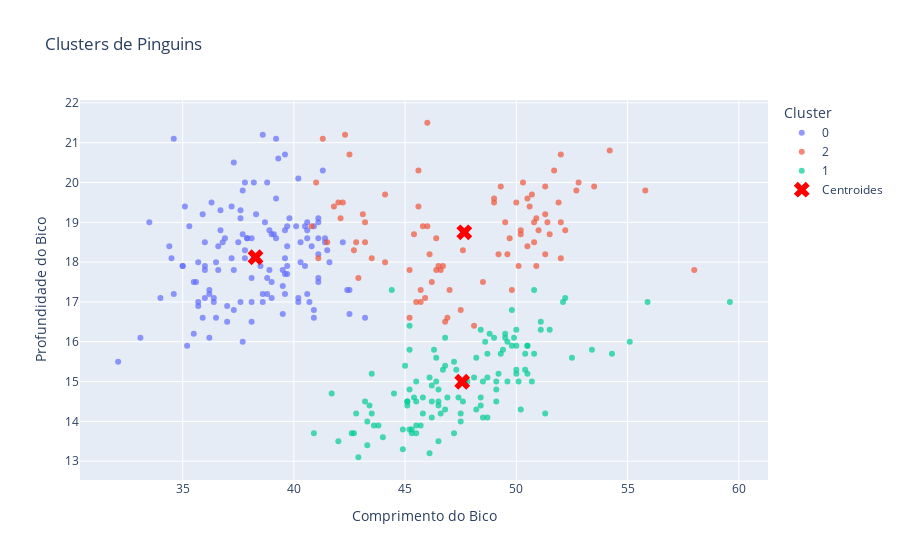

Notebook source saved alongside this figure:
### Markdown cell above
# 5 - Construa pelo 2 matriz de dispersão como realizada em aula indicando os pontos e centroides.

**Comece usando x='bill_length_mm' e y='bill_depth_mm' para analisar o primeiro gráfico e em seguida escolha outras variaveis para o segundo.**

### Code cell
# seu código aqui

# Buscando os centroides retornados pelo K-means
centroides_padronizados = kmeans.cluster_centers_
print(centroides_padronizados)

# Inverter a padronização para obter os centroides originais
centroides_originais = scaler.inverse_transform(centroides_padronizados)
print(f'\n Inversão da padronização para obter os centroides originais: \n{centroides_originais}')

# Criando o labels
labels = kmeans.labels_
print(f'\n Labels: \n{labels}')

# Criando um df com os dados originais e  rótulos de cluster
df_clusters = pd.DataFrame({
    'bill_length_mm': penguins['bill_length_mm'],
    'bill_depth_mm': penguins['bill_depth_mm'],
    'cluster': labels.astype(str)
})

# Plotar os pontos de dados coloridos
fig = px.scatter(df_clusters, x='bill_length_mm', y='bill_depth_mm', color='cluster',
                 color_continuous_scale='viridis', opacity=0.7,
                 title='Clusters de Pinguins')

# Adicionar os centroides ao gráfico
fig.add_scatter(x=centroides_originais[:, 0], y=centroides_originais[:, 1],
                mode='markers', marker=dict(color='red', symbol='x', size=14),
                name='Centroides')


fig.update_layout(xaxis_title='Comprimento do Bico', yaxis_title='Profundidade do Bico',
                  legend_title='Cluster')

### Figure 1 — Plotly figure (JSON) as saved in the notebook; plotly's stock layout.template omitted (floating-point values rounded to 4 significant figures; data arrays with more than 128 entries replaced by an {"elided": "..."} marker saying what was removed)
{"data": [{"hovertemplate": "cluster=0<br>bill_length_mm=%{x}<br>bill_depth_mm=%{y}<extra></extra>", "legendgroup": "0", "marker": {"color": "#636efa", "opacity": 0.7, "symbol": "circle"}, "mode": "markers", "name": "0", "orientation": "v", "showlegend": true, "type": "scatter", "x": {"elided": "129 float values"}, "xaxis": "x", "y": {"elided": "129 float values"}, "yaxis": "y"}, {"hovertemplate": "cluster=2<br>bill_length_mm=%{x}<br>bill_depth_mm=%{y}<extra></extra>", "legendgroup": "2", "marker": {"color": "#EF553B", "opacity": 0.7, "symbol": "circle"}, "mode": "markers", "name": "2", "orientation": "v", "showlegend": true, "type": "scatter", "x": [42.5, 46, 44.1, 42.3, 42, 41.3, 41.8, 45.8, 42.8, 42.1, 42.9, 41.1, 40.8, 43.2, 41, 43.2, 45.6, 42.2, 42.7, 44.1, 43.1, 41.5, 46.5, 50, 51.3, 45.4, 52.7, 45.2, 46.1, 51.3, 46, 51.3, 46.6, 51.7, 47, 52, 45.9, 50.5, 50.3, 58, 46.4, 49.2, 48.5, 50.6, 46.7, 52, 50.5, 49.5, 46.4, 52.8, 54.2, 51, 49.7, 47.5, 47.6, 52, 46.9, 53.5, 49, 46.2, 50.9, 45.5, 50.9, 50.8, 50.1, 49, 51.5, 49.8, 48.1, 51.4, 45.7, 50.7, 52.2, 45.2, 49.3, 50.2, 45.6, 51.9, 46.8, 45.7, 55.8, 43.5, 49.6, 50.8, 50.2], "xaxis": "x", "y": [20.7, 21.5, 19.7, 21.2, 19.5, 21.1, 19.4, 18.9, 18.5, 19.1, 17.6, 18.1, 18.9, 18.5, 20, 19, 20.3, 19.5, 18.3, 18, 19.2, 18.5, 17.9, 19.5, 19.2, 18.7, 19.8, 17.8, 18.2, 18.2, 18.9, 19.9, 17.8, 20.3, 17.3, 18.1, 17.1, 19.6, 20, 17.8, 18.6, 18.2, 17.5, 19.4, 17.9, 19, 18.4, 19, 17.8, 20, 20.8, 18.8, 18.6, 16.8, 18.3, 20.7, 16.6, 19.9, 19.5, 17.5, 19.1, 17, 17.9, 18.5, 17.9, 19.6, 18.7, 17.3, 16.4, 19, 17.3, 19.7, 18.8, 16.6, 19.9, 18.8, 19.4, 19.5, 16.5, 17, 19.8, 18.1, 18.2, 19, 18.7], "yaxis": "y"}, {"hovertemplate": "cluster=1<br>bill_length_mm=%{x}<br>bill_depth_mm=%{y}<extra></extra>", "legendgroup": "1", "marker": {"color": "#00cc96", "opacity": 0.7, "symbol": "circle"}, "mode": "markers", "name": "1", "orientation": "v", "showlegend": true, "type": "scatter", "x": [46.1, 50, 48.7, 50, 47.6, 46.5, 45.4, 46.7, 43.3, 46.8, 40.9, 49, 45.5, 48.4, 45.8, 49.3, 42, 49.2, 46.2, 48.7, 50.2, 45.1, 46.5, 46.3, 42.9, 46.1, 47.8, 48.2, 50, 47.3, 42.8, 45.1, 59.6, 49.1, 48.4, 42.6, 44.4, 44, 48.7, 42.7, 49.6, 45.3, 49.6, 50.5, 43.6, 45.5, 50.5, 44.9, 45.2, 46.6, 48.5, 45.1, 50.1, 46.5, 45, 43.8, 45.5, 43.2, 50.4, 45.3, 46.2, 45.7, 54.3, 45.8, 49.8, 49.5, 43.5, 50.7, 47.7, 46.4, 48.2, 46.5, 46.4, 48.6, 47.5, 51.1, 45.2, 45.2, 49.1, 52.5, 47.4, 50, 44.9, 50.8, 43.4, 51.3, 47.5, 52.1, 47.5, 52.2, 45.5, 49.5, 44.5, 50.8, 49.4, 46.9, 48.4, 51.1, 48.5, 55.9, 47.2, 49.1, 46.8, 41.7, 53.4, 43.3, 48.1, 50.5, 49.8, 43.5, 51.5, 46.2, 55.1, 48.8, 47.2, 46.8, 50.4, 45.2, 49.9], "xaxis": "x", "y": [13.2, 16.3, 14.1, 15.2, 14.5, 13.5, 14.6, 15.3, 13.4, 15.4, 13.7, 16.1, 13.7, 14.6, 14.6, 15.7, 13.5, 15.2, 14.5, 15.1, 14.3, 14.5, 14.5, 15.8, 13.1, 15.1, 15, 14.3, 15.3, 15.3, 14.2, 14.5, 17, 14.8, 16.3, 13.7, 17.3, 13.6, 15.7, 13.7, 16, 13.7, 15, 15.9, 13.9, 13.9, 15.9, 13.3, 15.8, 14.2, 14.1, 14.4, 15, 14.4, 15.4, 13.9, 15, 14.5, 15.3, 13.8, 14.9, 13.9, 15.7, 14.2, 16.8, 16.2, 14.2, 15, 15, 15.6, 15.6, 14.8, 15, 16, 14.2, 16.3, 13.8, 16.4, 14.5, 15.6, 14.6, 15.9, 13.8, 17.3, 14.4, 14.2, 14, 17, 15, 17.1, 14.5, 16.1, 14.7, 15.7, 15.8, 14.6, 14.4, 16.5, 15, 17, 15.5, 15, 16.1, 14.7, 15.8, 14, 15.1, 15.2, 15.9, 15.2, 16.3, 14.1, 16, 16.2, 13.7, 14.3, 15.7, 14.8, 16.1], "yaxis": "y"}, {"marker": {"color": "red", "size": 14, "symbol": "x"}, "mode": "markers", "name": "Centroides", "type": "scatter", "x": [38.28, 47.57, 47.66], "y": [18.12, 15.0, 18.75]}], "layout": {"legend": {"title": {"text": "Cluster"}, "tracegroupgap": 0}, "title": {"text": "Clusters de Pinguins"}, "xaxis": {"anchor": "y", "domain": [0, 1], "title": {"text": "Comprimento do Bico"}}, "yaxis": {"anchor": "x", "domain": [0, 1], "title": {"text": "Profundidade do Bico"}}}}
